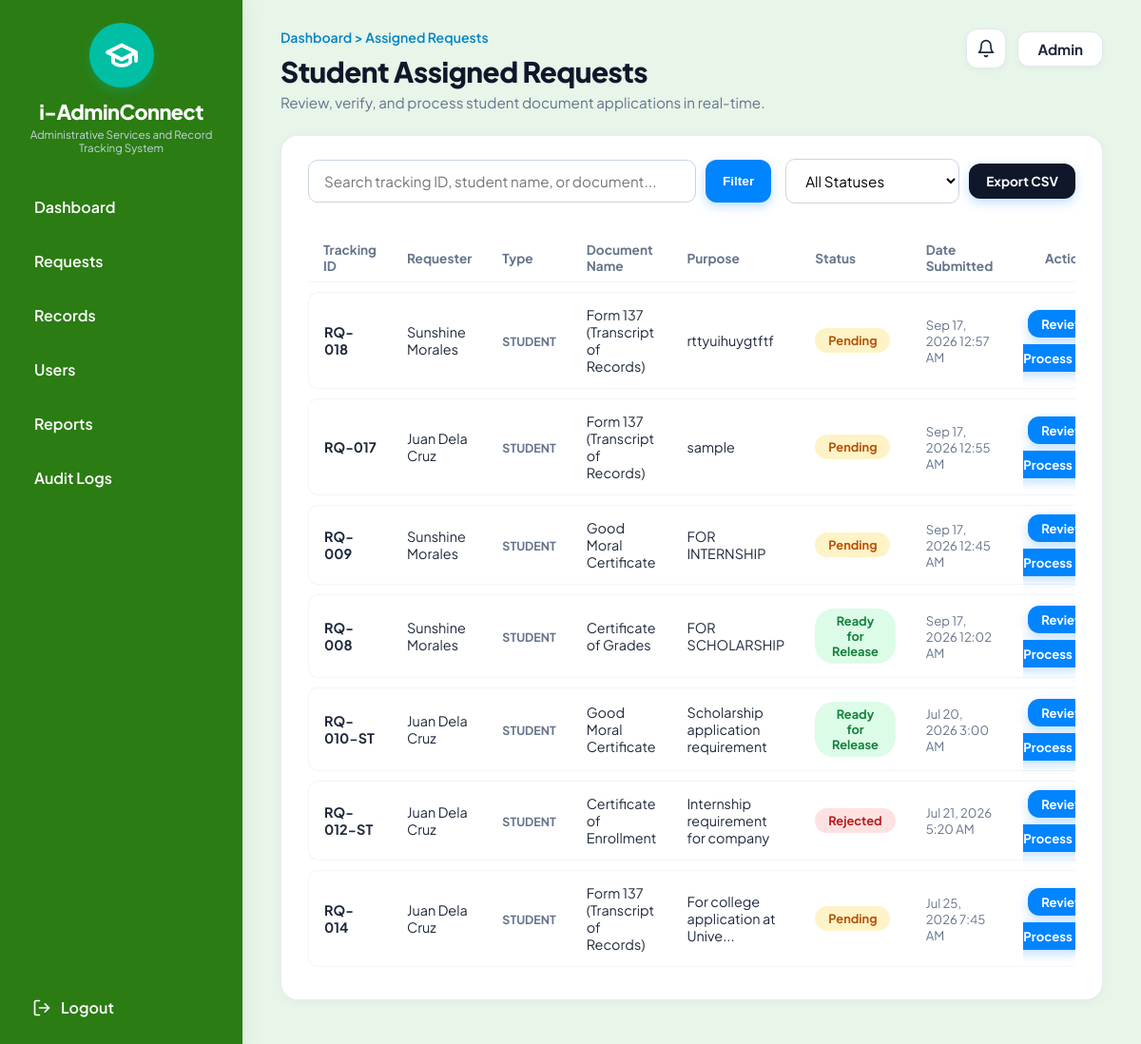
The page /assigned_requests.php (signed in) on the database its author committed.
### tables this page shows
CREATE TABLE `requests` (
  `id` int(11) NOT NULL AUTO_INCREMENT,
  `tracking_number` varchar(50) NOT NULL,
  `user_id` int(11) NOT NULL,
  `request_type_id` int(11) NOT NULL,
  `purpose` text NOT NULL,
  `additional_notes` text DEFAULT NULL,
  `attached_filename` varchar(255) DEFAULT NULL,
  `file_size_kb` varchar(50) DEFAULT NULL,
  `file_verified` tinyint(1) DEFAULT 1,
  `status` enum('Pending','Under Review','Processing','Ready for Release','Released','Returned for Revision','Rejected') NOT NULL DEFAULT 'Pending',
  `current_stage` int(11) NOT NULL DEFAULT 1,
  `stage1_time` varchar(100) DEFAULT NULL,
  `stage2_time` varchar(100) DEFAULT NULL,
  `stage3_time` varchar(100) DEFAULT NULL,
  `stage4_time` varchar(100) DEFAULT NULL,
  `remarks` text DEFAULT NULL,
  `created_at` timestamp NOT NULL DEFAULT current_timestamp(),
  `updated_at` timestamp NOT NULL DEFAULT current_timestamp() ON UPDATE current_timestamp(),
  PRIMARY KEY (`id`),
  UNIQUE KEY `tracking_number` (`tracking_number`),
  KEY `user_id` (`user_id`),
  KEY `request_type_id` (`request_type_id`),
  CONSTRAINT `fk_req_type` FOREIGN KEY (`request_type_id`) REFERENCES `request_types` (`id`),
  CONSTRAINT `fk_req_user` FOREIGN KEY (`user_id`) REFERENCES `users` (`id`) ON DELETE CASCADE
);

CREATE TABLE `users` (
  `id` int(11) NOT NULL AUTO_INCREMENT,
  `username` varchar(60) NOT NULL,
  `password` varchar(255) NOT NULL,
  `full_name` varchar(120) NOT NULL,
  `email` varchar(120) NOT NULL,
  `role` enum('student','teacher','admin') NOT NULL,
  `id_number` varchar(50) DEFAULT NULL,
  `department` varchar(100) DEFAULT NULL,
  `section` varchar(50) DEFAULT NULL,
  `year_level` varchar(50) DEFAULT NULL,
  `course` varchar(100) DEFAULT NULL,
  `status` enum('Active','Inactive','Dropped') NOT NULL DEFAULT 'Active',
  `created_at` timestamp NOT NULL DEFAULT current_timestamp(),
  PRIMARY KEY (`id`),
  UNIQUE KEY `username` (`username`),
  UNIQUE KEY `email` (`email`)
);

CREATE TABLE `request_types` (
  `id` int(11) NOT NULL AUTO_INCREMENT,
  `code` varchar(30) NOT NULL,
  `name` varchar(150) NOT NULL,
  `target_role` enum('student','teacher','both') NOT NULL,
  `requirements` text NOT NULL,
  `fee` decimal(10,2) DEFAULT 0.00,
  `is_free` tinyint(1) DEFAULT 1,
  PRIMARY KEY (`id`),
  UNIQUE KEY `code` (`code`)
);

### assigned_requests.php (the view, shortened to what this page needs)
<?php
$page_title_custom = '<div class="breadcrumb-nav">Dashboard &gt; Assigned Requests</div><h1>Student Assigned Requests</h1><p>Review, verify, and process student document applications in real-time.</p>';
require_once __DIR__ . '/includes/header.php';
$search = trim($_GET['search'] ?? '');
$query = "SELECT r.*, u.full_name as student_or_teacher_name, u.role as requester_role, rt.name as request_type_name
          FROM requests r
          JOIN users u ON r.user_id = u.id
          JOIN request_types rt ON r.request_type_id = rt.id
          WHERE u.role = 'student'";
$params = [];
$query .= " ORDER BY r.id DESC";
$stmt = $pdo->prepare($query);
$stmt->execute($params);
$assigned_requests = $stmt->fetchAll();
?>
<div class="content-card">
  <div style="display: flex; justify-content: space-between; align-items: center; margin-bottom: 22px; gap: 15px; flex-wrap: wrap;">
    <form method="GET" style="flex-grow: 1; max-width: 500px; display: flex; gap: 10px;">
      <input
        type="text"
        name="search"
        class="form-control"
        placeholder="Search tracking ID, student name, or document..."
        value="<?= htmlspecialchars($search) ?>"
      />
      <button type="submit" class="btn-primary-cta" style="padding: 10px 18px; font-size: 0.85rem;">Filter</button>
    </form>
    <div style="display: flex; gap: 10px; align-items: center;">
      <form method="GET" id="status-filter-form">
        <select name="status" class="form-control" style="width: auto;" onchange="this.form.submit()">
          <option value="ALL">All Statuses</option>
        </select>
      </form>
      <?php
        $export_params = ['scope' => 'student'];
      ?>
      <a href="export_csv.php?<?= http_build_query($export_params) ?>" class="btn-primary-cta" style="padding: 10px 18px; font-size: 0.85rem; text-decoration: none; background: #0f172a;">Export CSV</a>
    </div>
  </div>
  <div class="table-container">
    <table class="custom-table">
      <thead>
        <tr>
          <th>Tracking ID</th>
          <th>Requester</th>
          <th>Type</th>
          <th>Document Name</th>
          <th>Purpose</th>
          <th>Status</th>
          <th>Date Submitted</th>
          <th style="text-align: right;">Action</th>
        </tr>
      </thead>
      <tbody>
        <?php if (empty($assigned_requests)): ?>
          <tr>
            <td colspan="8" style="text-align: center; color: #94a3b8; padding: 48px 20px;">
              <div style="font-size: 2.2rem; margin-bottom: 8px;">📭</div>
              <div style="font-weight: 700; color: #475569; font-size: 1rem;">No matching requests found</div>
              <div style="font-size: 0.85rem; color: #94a3b8; margin-top: 4px;">Adjust your search or filter criteria above.</div>
            </td>
          </tr>
        <?php else: ?>
          <?php foreach ($assigned_requests as $req):
            $status_class = strtolower(str_replace(' ', '-', $req['status']));
            $date_str = date('M j, Y g:i A', strtotime($req['created_at']));
          ?>
            <tr>
              <td><strong><?= htmlspecialchars($req['tracking_number']) ?></strong></td>
              <td><?= htmlspecialchars($req['student_or_teacher_name']) ?></td>
              <td><span style="font-size: 0.78rem; font-weight: 700; color: #64748b;"><?= strtoupper($req['requester_role']) ?></span></td>
              <td><?= htmlspecialchars($req['request_type_name']) ?></td>
              <td><?= htmlspecialchars(mb_strimwidth($req['purpose'], 0, 35, '...')) ?></td>
              <td><span class="badge-status <?= $status_class ?>"><?= htmlspecialchars($req['status']) ?></span></td>
              <td style="color: #64748b; font-size: 0.82rem;"><?= $date_str ?></td>
              <td style="text-align: right;">
                <a href="request_details.php?id=<?= $req['id'] ?>" class="btn-primary-cta" style="padding: 6px 14px; font-size: 0.82rem; text-decoration: none;">
                  Review & Process
                </a>
              </td>
            </tr>
          <?php endforeach; ?>
        <?php endif; ?>
      </tbody>
    </table>
  </div>
</div>
<?php include __DIR__ . '/includes/footer.php'; ?>

### css/style.css (style rules this page uses)
:root { --navy-sidebar: #173b75; --navy-sidebar-dark: #122c59; --sidebar-active: #90c2f7; --sidebar-active-text: #0f274a; --teal-logo: #00bfa5; --bg-canvas: #e9eff6; --card-bg: #ffffff; --primary-blue: #0284c7; --primary-blue-hover: #0369a1; --text-dark: #1e293b; --text-muted: #64748b; --border-light: #e2e8f0; --status-pending-bg: #fef3c7; --status-pending-text: #b45309; --status-processing-bg: #e9d5ff; --status-processing-text: #7e22ce; --status-ready-bg: #dcfce7; --status-ready-text: #15803d; --status-rejected-bg: #fee2e2; --status-rejected-text: #b91c1c; --status-released-bg: #dbeafe; --status-released-text: #1d4ed8; }
* { box-sizing: border-box; margin: 0; padding: 0; }
body { font-family: 'Plus Jakarta Sans', 'Inter', -apple-system, BlinkMacSystemFont, sans-serif; background-color: var(--bg-canvas); color: var(--text-dark); min-height: 100vh; margin: 0; padding: 0; overflow-x: hidden; }
.header-greeting h1 { font-size: 1.85rem; font-weight: 800; color: #0f172a; letter-spacing: -0.5px; }
.header-greeting p { font-size: 0.95rem; color: var(--text-muted); margin-top: 4px; }
.content-card { background: var(--card-bg); border-radius: 18px; padding: 24px 28px; box-shadow: 0 2px 12px rgba(0, 0, 0, 0.04); border: 1px solid rgba(226, 232, 240, 0.8); margin-bottom: 24px; }
.table-container { overflow-x: auto; }
.custom-table { width: 100%; border-collapse: separate; border-spacing: 0 10px; }
.custom-table th { font-size: 0.85rem; font-weight: 700; color: #64748b; text-align: left; padding: 8px 16px; border-bottom: 1px solid #f1f5f9; }
.custom-table tbody tr { background-color: #ffffff; transition: background 0.15s ease; }
.custom-table td { padding: 14px 16px; font-size: 0.9rem; color: #1e293b; border-top: 1px solid #f1f5f9; border-bottom: 1px solid #f1f5f9; }
.custom-table td:first-child { border-left: 1px solid #f1f5f9; border-top-left-radius: 10px; border-bottom-left-radius: 10px; font-weight: 600; }
.custom-table td:last-child { border-right: 1px solid #f1f5f9; border-top-right-radius: 10px; border-bottom-right-radius: 10px; }
.badge-status { display: inline-block; padding: 5px 14px; border-radius: 20px; font-size: 0.8rem; font-weight: 700; text-align: center; }
.badge-status.pending { background-color: var(--status-pending-bg); color: var(--status-pending-text); }
.badge-status.ready, .badge-status.ready-for-release { background-color: var(--status-ready-bg); color: var(--status-ready-text); }
.badge-status.rejected { background-color: var(--status-rejected-bg); color: var(--status-rejected-text); }
.btn-primary-cta { background-color: #0084ff; color: #ffffff; padding: 10px 24px; border-radius: 12px; font-size: 0.95rem; font-weight: 700; border: none; cursor: pointer; box-shadow: 0 4px 12px rgba(0, 132, 255, 0.25); transition: transform 0.15s, background 0.15s; }
.breadcrumb-nav { font-size: 0.88rem; color: #0284c7; font-weight: 600; margin-bottom: 8px; }
.form-control { width: 100%; padding: 12px 16px; border: 1px solid #cbd5e1; border-radius: 10px; font-size: 0.95rem; outline: none; font-family: inherit; transition: border 0.15s, box-shadow 0.15s; background: #ffffff; }
html { scroll-behavior: smooth; scroll-padding-top: 80px; }

### rows shown on the page
requests: tracking_number "RQ-018", user.full_name "Sunshine Morales", user.role "STUDENT", request_type.name "Form 137 (Transcript of Records)", purpose "rttyuihuygtftf", status "Pending", created_at "Sep 17, 2026 12:57 AM"
requests: tracking_number "RQ-017", user.full_name "Juan Dela Cruz", user.role "STUDENT", request_type.name "Form 137 (Transcript of Records)", purpose "sample", status "Pending", created_at "Sep 17, 2026 12:55 AM"
requests: tracking_number "RQ-009", user.full_name "Sunshine Morales", user.role "STUDENT", request_type.name "Good Moral Certificate", purpose "FOR INTERNSHIP", status "Pending", created_at "Sep 17, 2026 12:45 AM"
requests: tracking_number "RQ-008", user.full_name "Sunshine Morales", user.role "STUDENT", request_type.name "Certificate of Grades", purpose "FOR SCHOLARSHIP", status "Ready for Release", created_at "Sep 17, 2026 12:02 AM"
requests: tracking_number "RQ-010-ST", user.full_name "Juan Dela Cruz", user.role "STUDENT", request_type.name "Good Moral Certificate", purpose "Scholarship application requirement", status "Ready for Release", created_at "Jul 20, 2026 3:00 AM"
requests: tracking_number "RQ-012-ST", user.full_name "Juan Dela Cruz", user.role "STUDENT", request_type.name "Certificate of Enrollment", purpose "Internship requirement for company", status "Rejected", created_at "Jul 21, 2026 5:20 AM"
requests: tracking_number "RQ-014", user.full_name "Juan Dela Cruz", user.role "STUDENT", request_type.name "Form 137 (Transcript of Records)", purpose "For college application at Unive...", status "Pending", created_at "Jul 25, 2026 7:45 AM"

### other values the page prints
$user_role "Admin"
